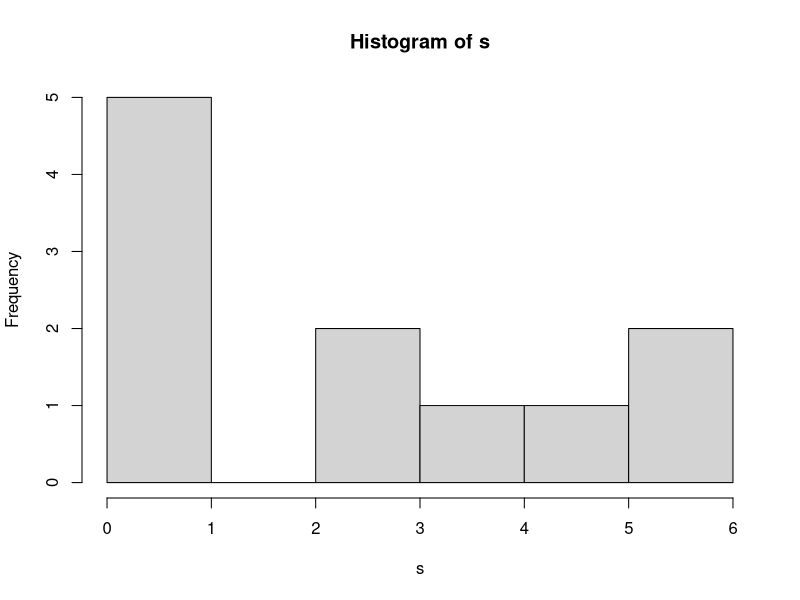
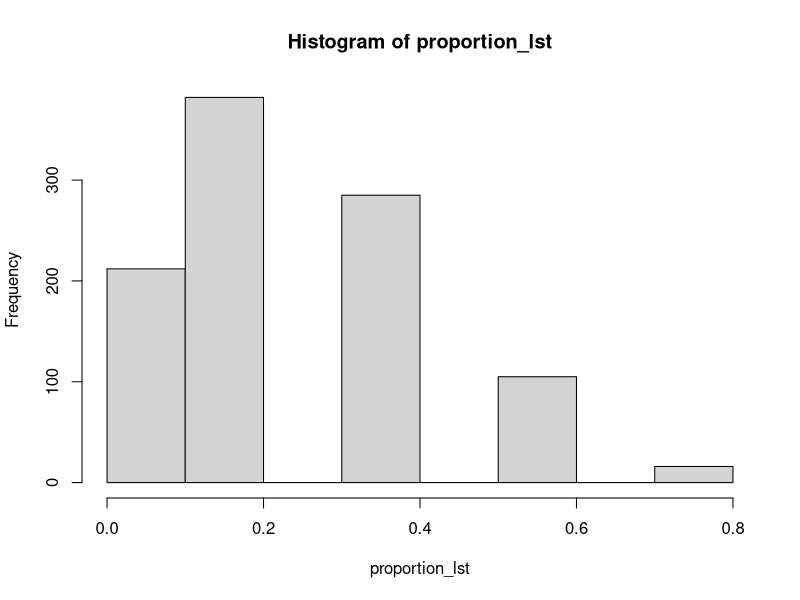
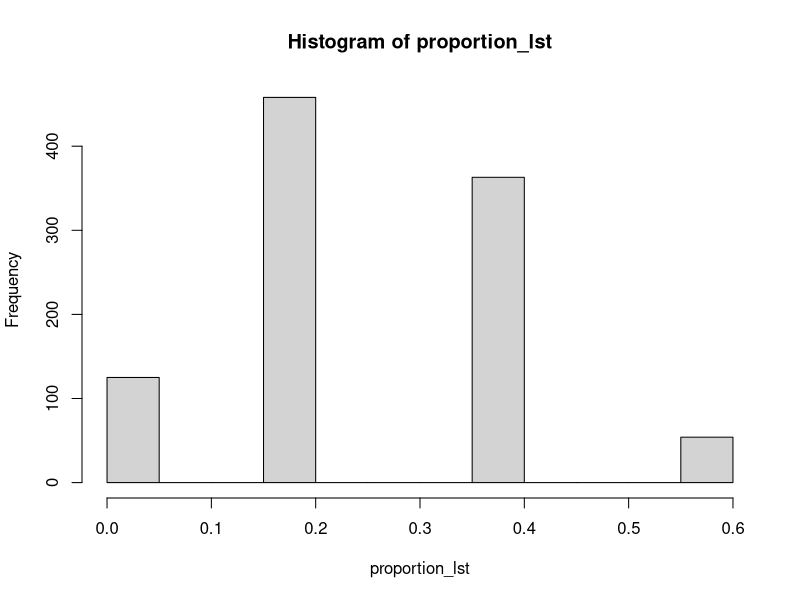

Source code (R) for these figures, in order:
## ---- chunk 1
knitr::opts_chunk$set(echo = TRUE)
## ---- chunk 2
s <- c(1, 0, 0, 4, 1, 6, 6, 3, 5, 3, 1)
hist(s)
## ---- chunk 3
u = mean(s)
sigma_square = var(s)
p = sum(s==1) / length(s)
## ---- chunk 4
u
## ---- chunk 5
sigma_square
## ---- chunk 6
p
## ---- chunk 7
sample = sample(s,5,replace=TRUE)
p_estimator = sum(sample==1) / length(sample)
## ---- chunk 8
sample
## ---- chunk 9
p_estimator
## ---- chunk 10
proportion_lst = c()
i <- 1
while (i < 1001) {
one_sample = sample(s,5,replace=TRUE)
new_p_estimator = sum(one_sample==1) / length(one_sample)
proportion_lst <- c(proportion_lst, new_p_estimator)
i = i+1
}
hist(proportion_lst)
## ---- chunk 11
sample = sample(s,5,replace=FALSE)
p_estimator_without_replacement = sum(sample==1) / length(sample)
sample
## ---- chunk 12
p_estimator_without_replacement
## ---- chunk 13
proportion_lst = c()
i <- 1
while (i < 1001) {
sample = sample(s,5,replace=FALSE)
new_p_estimator = sum(sample==1) / length(sample)
proportion_lst <- c(proportion_lst, new_p_estimator)
i = i+1
}
hist(proportion_lst)
